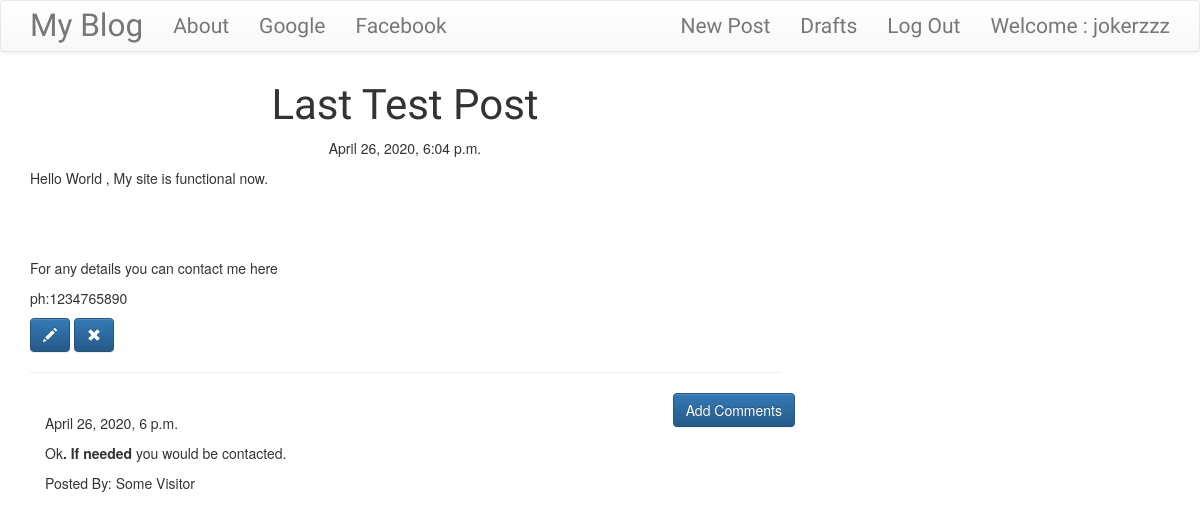
/26/ (signed in), run on the app's committed database.
### blog/models.py (models this page shows, shortened)
class Post(models.Model):
    author = models.ForeignKey('auth.User',on_delete=models.CASCADE)
    title = models.CharField(max_length = 200)
    text = models.TextField()
    created_date = models.DateTimeField(default = timezone.now)
    published_date = models.DateTimeField(blank = True,null = True)

class Comment(models.Model):
    post = models.ForeignKey('blog.Post',related_name = 'comments',on_delete=models.CASCADE)
    author = models.CharField(max_length = 200)
    text = models.TextField()
    created_date  = models.DateTimeField(default = timezone.now())
    approve_comment = models.BooleanField(default = False)

### blog/views.py (the view)
# urls.py: path('<int:pk>/',views.PostDetailView.as_view(),name = 'post_detail'),
class PostDetailView(DetailView):
    model = Post

### blog/templates/blog/post_detail.html (shortened to what this page needs)
{% extends "blog/base.html"%}
{% block content %}
<h1 class = "posttitle loader">{{post.title}}</h1>
{%if post.published_date%}
<div class="date postdate">
  {{post.published_date}}
</div>
{%else%}
<a class="btn btn-default"  href="{% url 'post_publish' pk=post.pk%}">Publish</a>
{%endif%}
<p class="postcontent">{{post.text|safe|linebreaksbr}}</p>
{%if user.is_authenticated %}
<a class="btn btn-primary"href="{% url 'post_edit' pk=post.pk%}">
<span class="glyphicon glyphicon-pencil"></span>
</a>
<a class="btn btn-primary"href="{% url 'post_remove' pk=post.pk%}">
<span class="glyphicon glyphicon-remove"></span>
</a>
{% endif %}
<hr>
<a class="btn btn-primary btn-comment"href="{% url 'add_comment_to_post' pk=post.pk%}">Add Comments</a>
<div class="container">
  {% for comment in post.comments.all %}
  <br>
    {% if user.is_authenticated or comment.approve_comment %}
      {{comment.created_date}}
          <p>{{comment.text|safe|linebreaksbr}}</p>
          <p>Posted By: {{comment.author}}</p>
    {% endif %}
    {%empty%}
    <p>No comments!</p>
  {%endfor%}
</div>
{% endblock %}

### blog/templates/blog/base.html (shortened to what this page needs)
<!DOCTYPE html>
{% load static %}
<html lang="en" dir="ltr">
  <head>
<link rel="stylesheet" href="https://maxcdn.bootstrapcdn.com/bootstrap/3.3.7/css/bootstrap.min.css">
<link rel="stylesheet" href="https://maxcdn.bootstrapcdn.com/bootstrap/3.3.7/css/bootstrap-theme.min.css">
<link rel="stylesheet" href="//cdn.jsdelivr.net/npm/medium-editor@latest/dist/css/medium-editor.min.css" type="text/css" media="screen" charset="utf-8">
<link rel="stylesheet" href="{% static 'css/blog.css'%}">
  </head>
  <body class="loader">
    <nav class="navbar navbar-default techfont custom-navbar">
      <div class="container">
        <ul class="nav navbar-nav">
          <li> <a class="navbar-brand bigbrand" href="{% url 'post_list'%}">My Blog</a></li>
          <li><a href="{% url 'about' %}">About</a></li>
          <li><a href="https://www.google.com">Google</a></li>
          <li><a href="https://www.facebook.com">Facebook</a></li>
        </ul>
        <ul class="nav navbar-nav navbar-right">
          {% if user.is_authenticated %}
          <li>
              <a href="{% url 'post_new'%}">New Post</a>
          </li>
          <li>
              <a href="{% url 'post_draft_list'%}">Drafts</a>
          </li>
          <li>
              <a href="{% url 'logout'%}">Log Out</a>
          </li>
          <li>
              <a>Welcome : {{user.username}}</a>
          </li>
          {% else %}
          <li><a class="nav navbar-right"href="{%url 'login'%}"><span class="glyphicon glyphicon-user"></span></a></li>
          {%endif%}
        </ul>
      </div>
    </nav>
    <div class="content container">
      <div class="row">
        <div class="col-md-8">
          <div class="blog_posts">
            {% block content %}
            {% endblock %}
          </div>
        </div>
      </div>
    </div>
  </body>
</html>

### blog/templates/blog.css (style rules this page uses)
.techfont { font-family: 'Comic Neue', cursive; font-size: 1.5em; margin-bottom: 10px; }
.bigbrand { font-size: 1.5em; }
.postdate { text-align: center; }
.posttitle { font-family: 'Comic Neue', cursive; font-size: 3em; text-align: center; }
.postcontent { font-family: 'Montserrat'; font-size: 1.5em; }
.btn-comment { position: absolute; right: 0px; }
.loader { filter:hue-rotate(0deg); color:linear-gradient(45deg,#0f8,#08f); animation:hue 10000ms infinite linear; }

### data on the page
Post: title "Last Test Post", published_date "April 26, 2020, 6:04 p.m.", text "Hello World , My site is functional now. For any details you can contact me here ph:1234765890"
Comment: created_date "April 26, 2020, 6 p.m.", text "Ok . If needed you would be contacted.", author "Some Visitor"

### other printed values
{{ user.username }} "jokerzzz"
